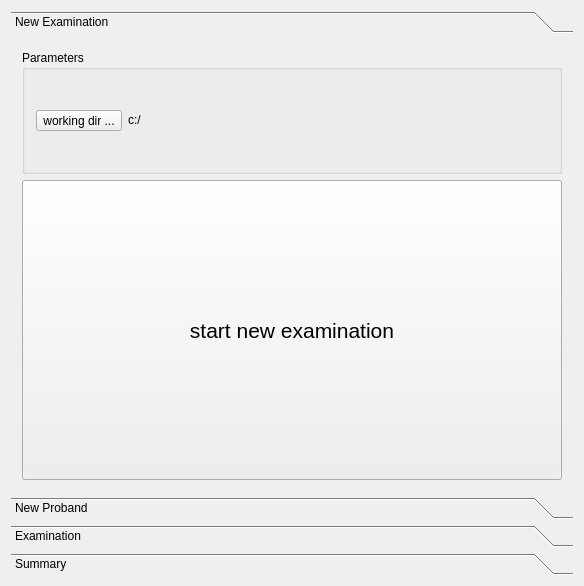
<?xml version="1.0" encoding="UTF-8"?>
<ui version="4.0">
 <class>MainWidget</class>
 <widget class="QWidget" name="MainWidget">
  <property name="geometry">
   <rect>
    <x>0</x>
    <y>0</y>
    <width>584</width>
    <height>586</height>
   </rect>
  </property>
  <property name="font">
   <font>
    <pointsize>9</pointsize>
    <kerning>true</kerning>
   </font>
  </property>
  <property name="windowTitle">
   <string>Visus Test Wrapper</string>
  </property>
  <layout class="QGridLayout" name="gridLayout">
   <item row="0" column="0">
    <widget class="QToolBox" name="toolBox">
     <property name="currentIndex">
      <number>0</number>
     </property>
     <widget class="QWidget" name="widgetNewExamination">
      <property name="geometry">
       <rect>
        <x>0</x>
        <y>0</y>
        <width>566</width>
        <height>456</height>
       </rect>
      </property>
      <attribute name="label">
       <string>New Examination</string>
      </attribute>
      <layout class="QGridLayout" name="gridLayout_2">
       <item row="0" column="0">
        <widget class="QGroupBox" name="groupBoxParameters">
         <property name="title">
          <string>Parameters</string>
         </property>
         <layout class="QGridLayout" name="gridLayout_3">
          <item row="0" column="0">
           <widget class="QToolButton" name="toolButton">
            <property name="text">
             <string>working dir ...</string>
            </property>
           </widget>
          </item>
          <item row="0" column="1">
           <widget class="QLabel" name="labelWorkingDirVal">
            <property name="text">
             <string>c:/</string>
            </property>
            <property name="wordWrap">
             <bool>true</bool>
            </property>
            <property name="margin">
             <number>2</number>
            </property>
            <property name="textInteractionFlags">
             <set>Qt::LinksAccessibleByKeyboard|Qt::LinksAccessibleByMouse|Qt::TextBrowserInteraction|Qt::TextEditable|Qt::TextEditorInteraction|Qt::TextSelectableByKeyboard|Qt::TextSelectableByMouse</set>
            </property>
           </widget>
          </item>
         </layout>
        </widget>
       </item>
       <item row="1" column="0">
        <widget class="QPushButton" name="pushButtonNewExamination">
         <property name="minimumSize">
          <size>
           <width>400</width>
           <height>300</height>
          </size>
         </property>
         <property name="font">
          <font>
           <pointsize>16</pointsize>
          </font>
         </property>
         <property name="text">
          <string>start new examination</string>
         </property>
        </widget>
       </item>
      </layout>
     </widget>
     <widget class="QWidget" name="widgetScanSIC">
      <property name="geometry">
       <rect>
        <x>0</x>
        <y>0</y>
        <width>566</width>
        <height>456</height>
       </rect>
      </property>
      <attribute name="label">
       <string>New Proband</string>
      </attribute>
      <layout class="QGridLayout" name="gridLayout_5">
       <item row="1" column="0">
        <widget class="QLabel" name="labelSICTxt">
         <property name="font">
          <font>
           <pointsize>32</pointsize>
          </font>
         </property>
         <property name="text">
          <string>SIC:</string>
         </property>
         <property name="alignment">
          <set>Qt::AlignCenter</set>
         </property>
        </widget>
       </item>
       <item row="0" column="0">
        <spacer name="verticalSpacer_3">
         <property name="orientation">
          <enum>Qt::Vertical</enum>
         </property>
         <property name="sizeHint" stdset="0">
          <size>
           <width>20</width>
           <height>40</height>
          </size>
         </property>
        </spacer>
       </item>
       <item row="4" column="0">
        <spacer name="verticalSpacer">
         <property name="orientation">
          <enum>Qt::Vertical</enum>
         </property>
         <property name="sizeHint" stdset="0">
          <size>
           <width>20</width>
           <height>40</height>
          </size>
         </property>
        </spacer>
       </item>
       <item row="2" column="0">
        <spacer name="verticalSpacer_4">
         <property name="orientation">
          <enum>Qt::Vertical</enum>
         </property>
         <property name="sizeHint" stdset="0">
          <size>
           <width>20</width>
           <height>40</height>
          </size>
         </property>
        </spacer>
       </item>
       <item row="3" column="0">
        <widget class="QLineEdit" name="lineEditSICVal">
         <property name="font">
          <font>
           <pointsize>32</pointsize>
          </font>
         </property>
         <property name="alignment">
          <set>Qt::AlignCenter</set>
         </property>
        </widget>
       </item>
      </layout>
     </widget>
     <widget class="QWidget" name="pageExamination">
      <property name="geometry">
       <rect>
        <x>0</x>
        <y>0</y>
        <width>566</width>
        <height>456</height>
       </rect>
      </property>
      <attribute name="label">
       <string>Examination</string>
      </attribute>
      <layout class="QGridLayout" name="gridLayout_6">
       <item row="1" column="0">
        <widget class="QPushButton" name="pushButtonFinishExamination">
         <property name="text">
          <string>finish</string>
         </property>
        </widget>
       </item>
       <item row="5" column="0">
        <widget class="QPlainTextEdit" name="plainTextEdit"/>
       </item>
       <item row="4" column="0">
        <widget class="QLabel" name="label_3">
         <property name="text">
          <string>summary</string>
         </property>
        </widget>
       </item>
       <item row="0" column="0">
        <widget class="QGroupBox" name="groupBoxExamination">
         <property name="title">
          <string>Planed Examinations</string>
         </property>
         <property name="alignment">
          <set>Qt::AlignCenter</set>
         </property>
         <layout class="QGridLayout" name="gridLayout_7">
          <item row="1" column="1">
           <widget class="QLabel" name="labelODWithoutHoleApertue">
            <property name="text">
             <string>still no value measured</string>
            </property>
           </widget>
          </item>
          <item row="12" column="2">
           <spacer name="verticalSpacer_2">
            <property name="orientation">
             <enum>Qt::Vertical</enum>
            </property>
            <property name="sizeHint" stdset="0">
             <size>
              <width>20</width>
              <height>40</height>
             </size>
            </property>
           </spacer>
          </item>
          <item row="3" column="1">
           <widget class="QLabel" name="labelODWithHoleApertue">
            <property name="text">
             <string>still no value measured</string>
            </property>
           </widget>
          </item>
          <item row="6" column="2">
           <widget class="QLabel" name="label_2">
            <property name="text">
             <string>still no value measured</string>
            </property>
           </widget>
          </item>
          <item row="0" column="1">
           <widget class="QPushButton" name="pushButtonODWithoutTrialFrame">
            <property name="text">
             <string>Visus OD without Trial Frame</string>
            </property>
           </widget>
          </item>
          <item row="5" column="1">
           <widget class="QPushButton" name="pushButtonODWithHoleAperture">
            <property name="text">
             <string>Visus OD with Hole Aperture</string>
            </property>
           </widget>
          </item>
          <item row="1" column="2">
           <widget class="QLabel" name="labelOSWithoutHoleApertue">
            <property name="text">
             <string>still no value measured</string>
            </property>
           </widget>
          </item>
          <item row="3" column="2">
           <widget class="QLabel" name="labelOSWithHoleApertue">
            <property name="text">
             <string>still no value measured</string>
            </property>
           </widget>
          </item>
          <item row="5" column="2">
           <widget class="QPushButton" name="pushButtonOSWithHoleAperture">
            <property name="text">
             <string>Visus OS with Hole Aperture</string>
            </property>
           </widget>
          </item>
          <item row="0" column="2">
           <widget class="QPushButton" name="pushButtonOSWithoutTrialFrame">
            <property name="text">
             <string>Visus OS without Trial Frame</string>
            </property>
           </widget>
          </item>
          <item row="2" column="2">
           <widget class="QPushButton" name="pushButtonOSWithTrialFrame">
            <property name="text">
             <string>Visus OS with Trial Frame</string>
            </property>
           </widget>
          </item>
          <item row="6" column="1">
           <widget class="QLabel" name="label">
            <property name="text">
             <string>still no value measured</string>
            </property>
           </widget>
          </item>
          <item row="2" column="1">
           <widget class="QPushButton" name="pushButtonODWithTrialFrame">
            <property name="text">
             <string>Visus OD with Trial Frame</string>
            </property>
           </widget>
          </item>
         </layout>
        </widget>
       </item>
       <item row="3" column="0">
        <widget class="QTableView" name="tableView"/>
       </item>
       <item row="2" column="0">
        <widget class="QLabel" name="label_4">
         <property name="text">
          <string>comment</string>
         </property>
        </widget>
       </item>
      </layout>
     </widget>
     <widget class="QWidget" name="pageSummaries">
      <property name="geometry">
       <rect>
        <x>0</x>
        <y>0</y>
        <width>566</width>
        <height>456</height>
       </rect>
      </property>
      <attribute name="label">
       <string>Summary</string>
      </attribute>
      <layout class="QGridLayout" name="gridLayout_8">
       <item row="0" column="0">
        <widget class="QTabWidget" name="tabWidget">
         <property name="tabPosition">
          <enum>QTabWidget::South</enum>
         </property>
         <property name="tabShape">
          <enum>QTabWidget::Triangular</enum>
         </property>
         <property name="currentIndex">
          <number>1</number>
         </property>
         <widget class="QWidget" name="tabSummaryCurrentExamination">
          <attribute name="title">
           <string>Summary Current Examination</string>
          </attribute>
          <layout class="QGridLayout" name="gridLayout_12">
           <item row="0" column="0">
            <widget class="QTableView" name="tableViewSummaryCurrentExamination"/>
           </item>
          </layout>
         </widget>
         <widget class="QWidget" name="tabSummaryAllExaminations">
          <attribute name="title">
           <string>Summary All Examinations</string>
          </attribute>
          <layout class="QGridLayout" name="gridLayout_11">
           <item row="0" column="0">
            <widget class="QTableView" name="tableViewSummaryAllExaminations"/>
           </item>
          </layout>
         </widget>
        </widget>
       </item>
       <item row="1" column="0">
        <widget class="QPushButton" name="pushButtonClose">
         <property name="text">
          <string>Svedish!</string>
         </property>
        </widget>
       </item>
      </layout>
     </widget>
    </widget>
   </item>
  </layout>
 </widget>
 <layoutdefault spacing="6" margin="11"/>
 <resources/>
 <connections/>
</ui>
